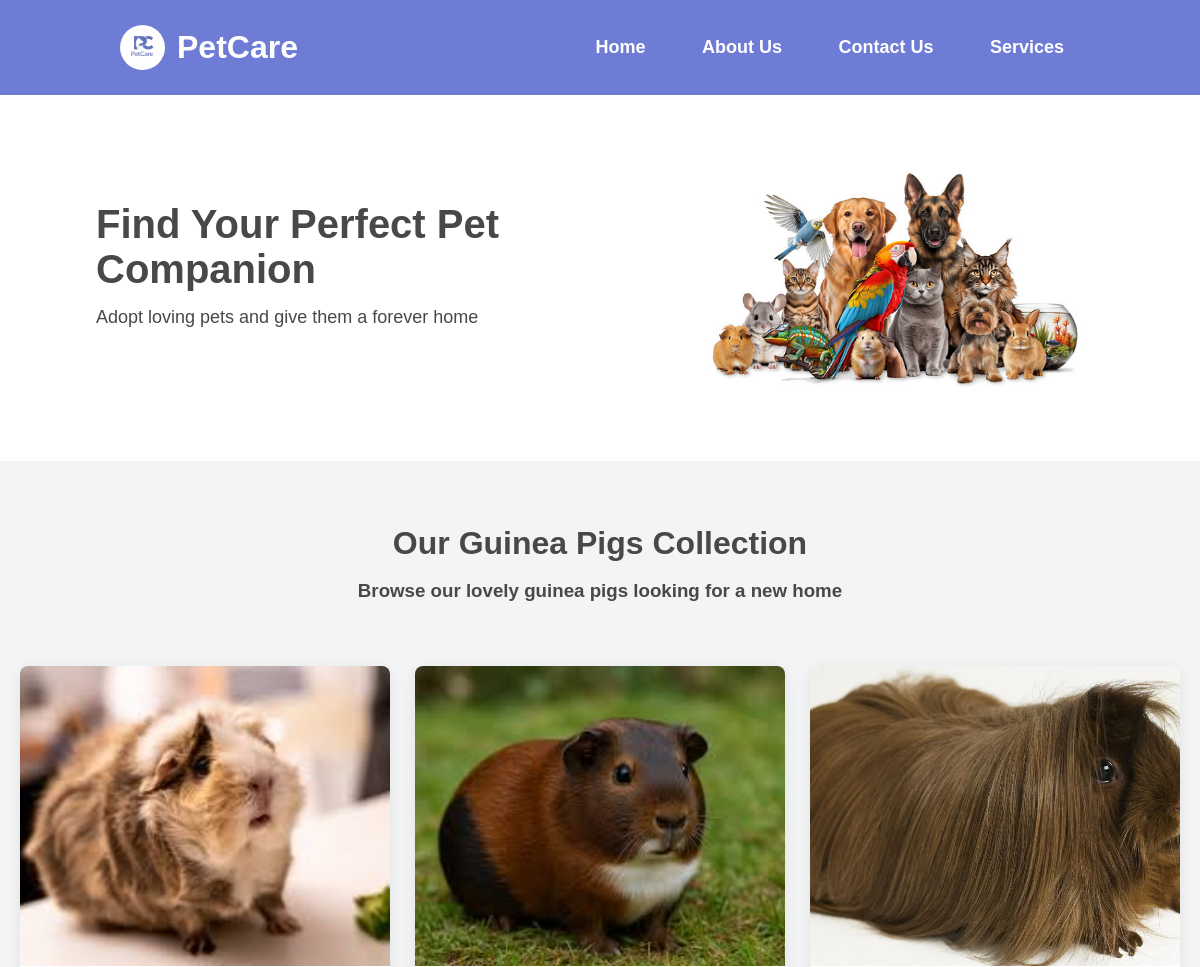
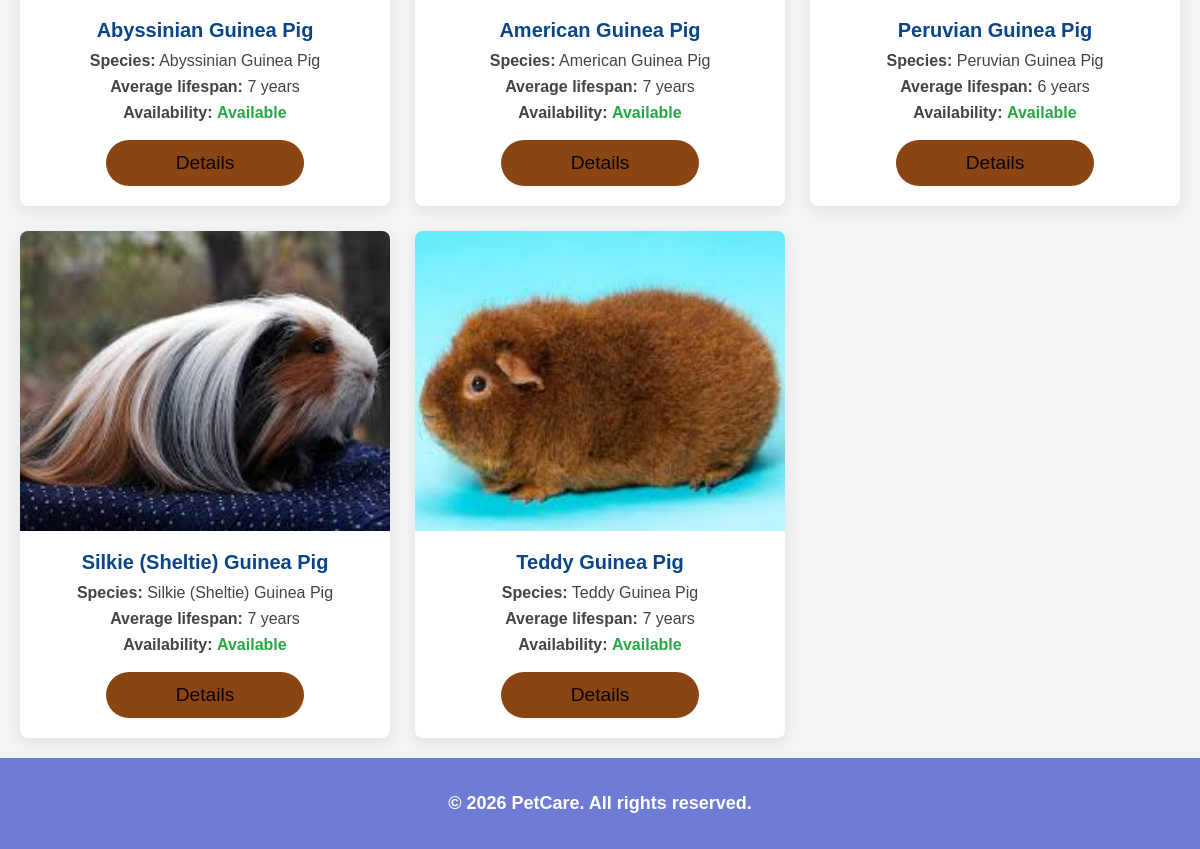
/category/Guinea Pigs/, run on the app's committed database (2 pictures, top to bottom).
### petapp/models.py (models this page shows, shortened)
class Category(models.Model):
    name = models.CharField(max_length=100, unique=True)
    image = models.ImageField(upload_to='category_images/', help_text="Image for the category card")
    description = models.TextField(help_text="A short article about this category.")
    class Meta:
        verbose_name_plural = "Categories"

class Pet(models.Model):
    name = models.CharField(max_length=100)
    image = models.ImageField(upload_to='pet_images/', help_text="Image of the pet")
    is_available = models.BooleanField(default=True, help_text="Is this pet available for adoption?")
    category = models.ForeignKey(Category, on_delete=models.CASCADE, related_name="pets")
    species = models.CharField(max_length=100, help_text="e.g., Golden Retriever, Siamese")
    average_lifespan = models.PositiveIntegerField(help_text="Age in years")
    origin = models.CharField(max_length=100, blank=True)
    height = models.DecimalField(max_digits=5, decimal_places=2, help_text="Height in cm", blank=True, null=True)
    weight = models.DecimalField(max_digits=5, decimal_places=2, help_text="Weight in kg", blank=True, null=True)
    habitual_status = models.TextField(blank=True, help_text="Describe the pet's habits")
    foods = models.TextField(blank=True, help_text="Describe the pet's diet")
    vaccination = models.TextField(blank=True, help_text="Vaccination status and history")

### petapp/views.py (the view)
# urls.py: path('category/<str:category_name>/', views.pet_list_view, name='pet_list'),
def pet_list_view(request, category_name):
    category = get_object_or_404(Category, name__iexact=category_name)
    all_pets = Pet.objects.filter(category=category).order_by('name')
    paginator = Paginator(all_pets, 9)
    page_number = request.GET.get('page')
    try:
        page_obj = paginator.page(page_number)
    except PageNotAnInteger:
        page_obj = paginator.page(1)
    except EmptyPage:
        page_obj = paginator.page(paginator.num_pages)
    context = {
        'category': category,
        'page_obj': page_obj,
    }
    return render(request, 'pet_list.html', context)

### petapp/templates/pet_list.html (shortened to what this page needs)
{% extends "base.html" %}
{% load static %}
{% block content %}
<div class="container">
    <div class="container-head">
        <h1>Our {{ category.name }} Collection</h1>
        <br>
        <h3>Browse our lovely {{ category.name|lower }} looking for a new home</h3>
    </div>
    <div class="pet-grid">
        {% for pet in page_obj %}
            <div class="pet-card">
                <div class="pet-card-image">
                    <img src="{{ pet.image.url }}" alt="Photo of {{ pet.name }}">
                </div>
                <div class="pet-card-content">
                    <h3>{{ pet.name }}</h3>
                    <ul>
                        <li><strong>Species:</strong> {{ pet.species }}</li>
                        <li><strong>Average lifespan:</strong> {{ pet.average_lifespan }} years</li>
                        <li>
                            <strong>Availability:</strong>
                            {% if pet.is_available %}
                                <span style="color:#28a745;font-weight:bold;">Available</span>
                            {% else %}
                                <span style="color:#dc3545;font-weight:bold;">Adopted</span>
                            {% endif %}
                        </li>
                    </ul>
                    <a href="{% url 'pet_detail' pet_id=pet.id %}" class="btn">Details</a>
                </div>
            </div>
        {% empty %}
            <p>Sorry, there are currently no {{ category.name|lower }} available for adoption.</p>
        {% endfor %}
    </div>
</div>
{% endblock %}

### static/css/style.css (style rules this page uses)
* { margin: 0; padding: 0; box-sizing: border-box; font-family: Arial, Helvetica, sans-serif; }
body { background-color: #f2f4f6; color: #4a4747; }
.btn { background: #a05305; color: #0d0707ed; padding: 12px 25px; text-decoration: none; border-radius: 24px; }
.container { text-align: center; max-width: 1200px; margin: 20px auto; padding: 0 20px; }
.container-head { margin: 4rem auto; }
.btn { display: inline-block; padding: 12px 28px; background-color: #a05305; color: #0a0404; text-decoration: none; border-radius: 25px; border: none; cursor: pointer; font-size: 1.2em; text-align: center; transition: background-color 0.3s ease; }
.pet-grid { display: grid; grid-template-columns: repeat(auto-fill, minmax(300px, 1fr)); gap: 25px; }
.pet-card { background-color: #fff; border-radius: 8px; box-shadow: 0 4px 15px rgba(0, 0, 0, 0.08); overflow: hidden; transition: box-shadow 0.3s ease, transform 0.3s ease; display: flex; flex-direction: column; }
.pet-card-image { width: 100%; height: 300px; overflow: hidden; }
.pet-card-image img { width: 100%; height: 100%; object-fit: cover; display: block; }
.pet-card-content { padding: 20px; flex-grow: 1; display: flex; align-items: center; flex-direction: column; }
.pet-card-content h3 { margin-top: 0; color: #084689; font-size: 20px; }
.pet-card-content ul { list-style: none; padding: 0; margin: 10px 0; flex-grow: 1; }
.pet-card-content li { margin-bottom: 8px; color: #444; }
.pet-card-content .btn { background-color: #8B4513; width: 60%; }
.container { max-width: 1200px; margin: 20px auto; padding: 0 20px; }

### data on the page
Category: name "Guinea Pigs", name "guinea pigs"
Pet: image (picture), name "Abyssinian Guinea Pig", species "Abyssinian Guinea Pig", average_lifespan "7", is_available "Available"
Pet: image (picture), name "American Guinea Pig", species "American Guinea Pig", average_lifespan "7", is_available "Available"
Pet: image (picture), name "Peruvian Guinea Pig", species "Peruvian Guinea Pig", average_lifespan "6", is_available "Available"
Pet: image (picture), name "Silkie (Sheltie) Guinea Pig", species "Silkie (Sheltie) Guinea Pig", average_lifespan "7", is_available "Available"
Pet: image (picture), name "Teddy Guinea Pig", species "Teddy Guinea Pig", average_lifespan "7", is_available "Available"
